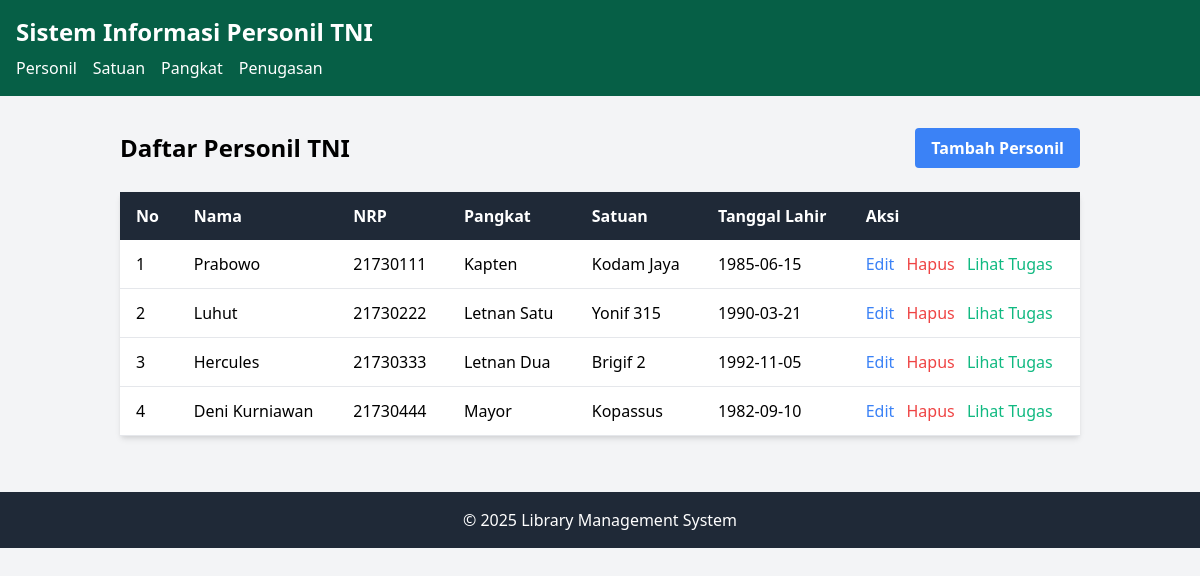
The page / on the database its author committed.
### tables this page shows
CREATE TABLE IF NOT EXISTS `personil` (
  `id` int(11) NOT NULL AUTO_INCREMENT,
  `nama` varchar(100) NOT NULL,
  `nrp` varchar(50) NOT NULL,
  `pangkat_id` int(11) NOT NULL,
  `satuan_id` int(11) NOT NULL,
  `tanggal_lahir` date NOT NULL,
  PRIMARY KEY (`id`),
  FOREIGN KEY (`pangkat_id`) REFERENCES `pangkat` (`id`) ON DELETE CASCADE ON UPDATE CASCADE,
  FOREIGN KEY (`satuan_id`) REFERENCES `satuan` (`id`) ON DELETE CASCADE ON UPDATE CASCADE
);

CREATE TABLE IF NOT EXISTS `pangkat` (
  `id` int(11) NOT NULL AUTO_INCREMENT,
  `nama_pangkat` varchar(50) NOT NULL,
  `tingkat` varchar(50) NOT NULL,
  `korp` varchar(50) NOT NULL,
  PRIMARY KEY (`id`)
);

CREATE TABLE IF NOT EXISTS `satuan` (
  `id` int(11) NOT NULL AUTO_INCREMENT,
  `nama_satuan` varchar(100) NOT NULL,
  `lokasi` varchar(100) NOT NULL,
  PRIMARY KEY (`id`)
);

### model/Personil.php (called while the page is built, shortened)
<?php
require_once 'config/Database.php';
class Personil {
    private $conn;
    private $table = 'personil';
    public function __construct() {
        $database = new Database();
        $this->conn = $database->getConnection();
    }
    public function getAll() {
        $query = "SELECT p.*, s.nama_satuan, pk.nama_pangkat
                 FROM " . $this->table . " p
                 JOIN satuan s ON p.satuan_id = s.id
                 JOIN pangkat pk ON p.pangkat_id = pk.id";
        $stmt = $this->conn->prepare($query);
        $stmt->execute();
        return $stmt->fetchAll(PDO::FETCH_ASSOC);
    }
}
?>

### config/Database.php (called while the page is built, shortened)
<?php
class Database {
    private $host = "localhost";
    private $username = "root";
    private $password = "";
    private $database = "tni_staff";
    public function getConnection() {
        $this->conn = null;
        try {
            $this->conn = new PDO("mysql:host=" . $this->host . ";dbname=" . $this->database, $this->username, $this->password);
            $this->conn->setAttribute(PDO::ATTR_ERRMODE, PDO::ERRMODE_EXCEPTION);
        } catch(PDOException $e) {
            echo "Connection error: " . $e->getMessage();
        }
        return $this->conn;
    }
}
?>

### model/Satuan.php (called while the page is built, shortened)
<?php
require_once 'config/Database.php';
class Satuan {
    public function __construct() {
        $database = new Database();
    }
}
?>

### model/Pangkat.php (called while the page is built, shortened)
<?php
require_once 'config/Database.php';
class Pangkat {
    public function __construct() {
        $database = new Database();
    }
}
?>

### viewmodel/PersonilViewModel.php (called while the page is built, shortened)
<?php
require_once 'model/Personil.php';
require_once 'model/Satuan.php';
require_once 'model/Pangkat.php';
class PersonilViewModel {
    private $personil;
    public function __construct() {
        $this->personil = new Personil();
    }
    public function getPersonilList() {
        return $this->personil->getAll();
    }
}
?>

### views/personil_list.php (the view)
<?php
require_once 'views/template/header.php';
?>
<div class="container mx-auto p-4">
    <div class="flex justify-between items-center mb-6">
        <h2 class="text-2xl font-bold">Daftar Personil TNI</h2>
        <a href="index.php?entity=personil&action=add" class="bg-blue-500 hover:bg-blue-700 text-white font-bold py-2 px-4 rounded">
            Tambah Personil
        </a>
    </div>
    <div class="bg-white shadow-md rounded my-6">
        <table class="min-w-full bg-white">
            <thead class="bg-gray-800 text-white">
                <tr>
                    <th class="py-3 px-4 text-left">No</th>
                    <th class="py-3 px-4 text-left">Nama</th>
                    <th class="py-3 px-4 text-left">NRP</th>
                    <th class="py-3 px-4 text-left">Pangkat</th>
                    <th class="py-3 px-4 text-left">Satuan</th>
                    <th class="py-3 px-4 text-left">Tanggal Lahir</th>
                    <th class="py-3 px-4 text-left">Aksi</th>
                </tr>
            </thead>
            <tbody>
                <?php
                $no = 1;
                foreach ($personilList as $personil):
                ?>
                <tr class="border-b hover:bg-gray-100">
                    <td class="py-3 px-4"><?php echo $no++; ?></td>
                    <td class="py-3 px-4"><?php echo $personil['nama']; ?></td>
                    <td class="py-3 px-4"><?php echo $personil['nrp']; ?></td>
                    <td class="py-3 px-4"><?php echo $personil['nama_pangkat']; ?></td>
                    <td class="py-3 px-4"><?php echo $personil['nama_satuan']; ?></td>
                    <td class="py-3 px-4"><?php echo $personil['tanggal_lahir']; ?></td>
                    <td class="py-3 px-4">
                        <a href="index.php?entity=personil&action=edit&id=<?php echo $personil['id']; ?>" class="text-blue-500 hover:text-blue-700 mr-2">Edit</a>
                        <a href="index.php?entity=personil&action=delete&id=<?php echo $personil['id']; ?>" class="text-red-500 hover:text-red-700 mr-2" onclick="return confirm('Apakah Anda yakin ingin menghapus personil ini?')">Hapus</a>
                        <a href="index.php?entity=penugasan&action=list_by_personil&personil_id=<?php echo $personil['id']; ?>" class="text-green-500 hover:text-green-700">Lihat Tugas</a>
                    </td>
                </tr>
                <?php endforeach; ?>
            </tbody>
        </table>
    </div>
</div>
<?php
require_once 'views/template/footer.php';
?>

### index.php (shortened to what this page needs)
<?php
require_once 'viewmodel/PersonilViewModel.php';
$entity = isset($_GET['entity']) ? $_GET['entity'] : 'personil';
$action = isset($_GET['action']) ? $_GET['action'] : 'list';
if ($entity == 'personil') {
    $viewModel = new PersonilViewModel();
    if ($action == 'list') {
        $personilList = $viewModel->getPersonilList();
        require_once 'views/personil_list.php';
    } elseif ($action == 'add') {
        $satuanList = $viewModel->getSatuanList();
        $pangkatList = $viewModel->getPangkatList();
        require_once 'views/personil_form.php';
    } elseif ($action == 'edit') {
        $personil = $viewModel->getPersonilById($_GET['id']);
        $satuanList = $viewModel->getSatuanList();
        $pangkatList = $viewModel->getPangkatList();
        require_once 'views/personil_form.php';
    } elseif ($action == 'save') {
        $viewModel->addPersonil($_POST['nama'], $_POST['nrp'], $_POST['pangkat_id'], $_POST['satuan_id'], $_POST['tanggal_lahir']);
        header('Location: index.php?entity=personil');
    } elseif ($action == 'update') {
        $viewModel->updatePersonil($_GET['id'], $_POST['nama'], $_POST['nrp'], $_POST['pangkat_id'], $_POST['satuan_id'], $_POST['tanggal_lahir']);
        header('Location: index.php?entity=personil');
    } elseif ($action == 'delete') {
        $viewModel->deletePersonil($_GET['id']);
        header('Location: index.php?entity=personil');
    }
}
?>

### views/template/header.php
<!DOCTYPE html>
<html>
<head>    <title>Sistem Informasi Personil TNI</title>
    <link href="https://cdn.jsdelivr.net/npm/tailwindcss@2.2.19/dist/tailwind.min.css" rel="stylesheet">
</head>
<body class="bg-gray-100">
    <nav class="bg-green-800 p-4 text-white">
        <h1 class="text-2xl font-bold">Sistem Informasi Personil TNI</h1>
        <ul class="flex space-x-4 mt-2">
            <li><a href="index.php?entity=personil" class="hover:underline">Personil</a></li>
            <li><a href="index.php?entity=satuan" class="hover:underline">Satuan</a></li>
            <li><a href="index.php?entity=pangkat" class="hover:underline">Pangkat</a></li>
            <li><a href="index.php?entity=penugasan" class="hover:underline">Penugasan</a></li>
        </ul>
    </nav>
    <div class="container mx-auto p-4">

### views/template/footer.php
</div>
    <footer class="bg-gray-800 text-white p-4 text-center">
        <p>&copy; 2025 Library Management System</p>
    </footer>
</body>
</html>

### rows shown on the page
personil: nama "Prabowo", nrp "21730111", pangkat.nama_pangkat "Kapten", satuan.nama_satuan "Kodam Jaya", tanggal_lahir "1985-06-15"
personil: nama "Luhut", nrp "21730222", pangkat.nama_pangkat "Letnan Satu", satuan.nama_satuan "Yonif 315", tanggal_lahir "1990-03-21"
personil: nama "Hercules", nrp "21730333", pangkat.nama_pangkat "Letnan Dua", satuan.nama_satuan "Brigif 2", tanggal_lahir "1992-11-05"
personil: nama "Deni Kurniawan", nrp "21730444", pangkat.nama_pangkat "Mayor", satuan.nama_satuan "Kopassus", tanggal_lahir "1982-09-10"
